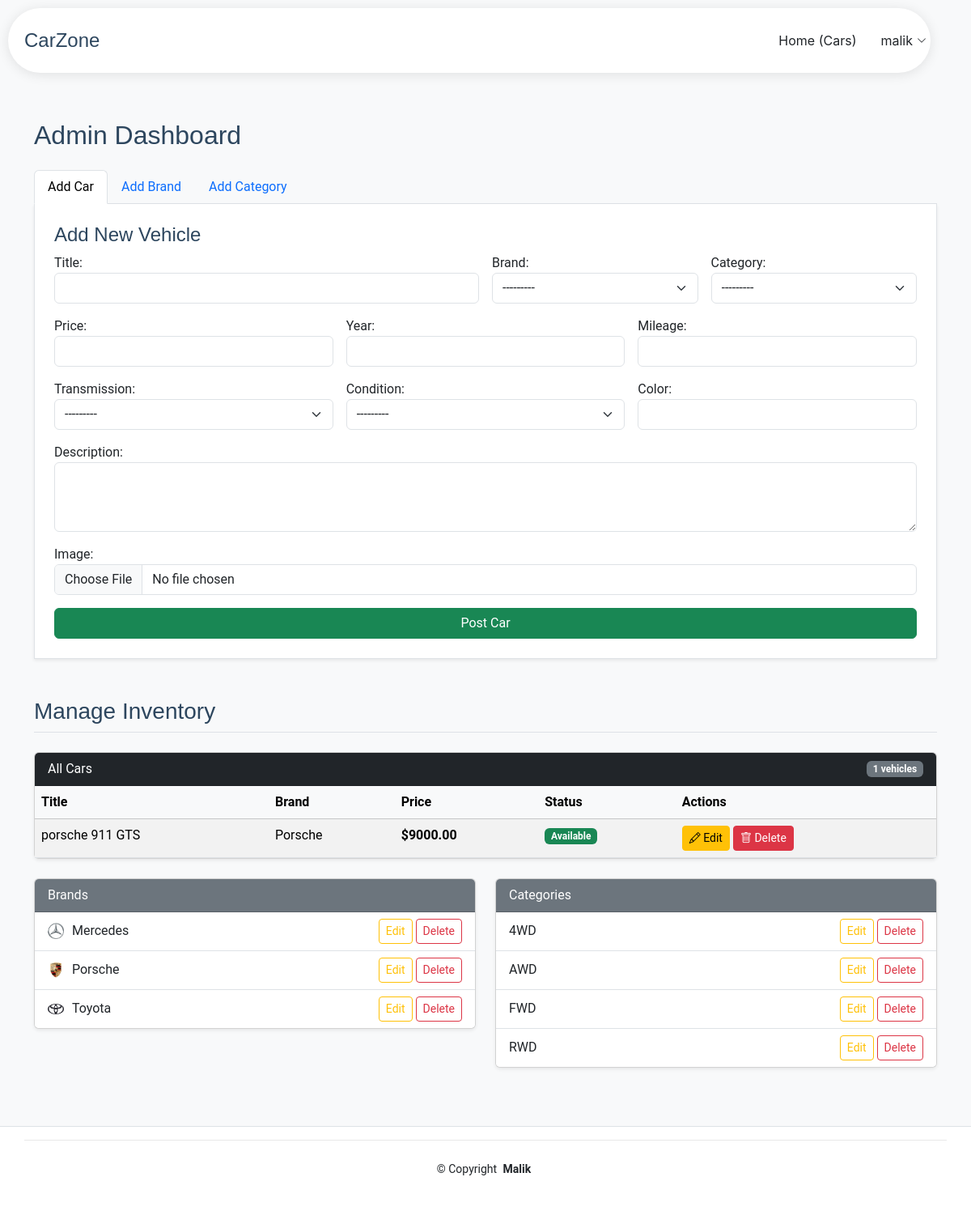
The page /dashboard/ (signed in) on the database its author committed.
### car/models.py (models this page shows, shortened)
class Car(models.Model):
    TRANSMISSION_CHOICES = (('Manual', 'Manual'), ('Automatic', 'Automatic'))
    CONDITION_CHOICES = (('New', 'New'), ('Used', 'Used'))
    title = models.CharField(max_length=200)
    brand = models.ForeignKey(Brand, on_delete=models.CASCADE)
    category = models.ForeignKey(Category, on_delete=models.SET_NULL, null=True)
    seller = models.ForeignKey(User, on_delete=models.CASCADE)
    price = models.DecimalField(max_digits=10, decimal_places=2)
    year = models.IntegerField()
    mileage = models.IntegerField()
    color = models.CharField(max_length=50)
    transmission = models.CharField(max_length=20, choices=TRANSMISSION_CHOICES)
    condition = models.CharField(max_length=20, choices=CONDITION_CHOICES)
    image = models.ImageField(upload_to='cars/')
    description = models.TextField()
    is_available = models.BooleanField(default=True)
    created_at = models.DateTimeField(auto_now_add=True)

class Brand(models.Model):
    name = models.CharField(max_length=100)
    logo = models.ImageField(upload_to='brands/', blank=True)
    def __str__(self):
        return self.name

class Category(models.Model):
    name = models.CharField(max_length=50)
    def __str__(self):
        return self.name

### car/views.py (the view, shortened to what this page needs)
# urls.py: path('dashboard/', DashboardView.as_view(), name='dashboard'),
class DashboardView(LoginRequiredMixin, UserPassesTestMixin, View):
    template_name = 'car/dashboard.html'
    login_url = 'login'
    def test_func(self):
        return self.request.user.is_staff
    def get(self, request):
        context = {
            'car_form': CarForm(),
            'brand_form': BrandForm(),
            'category_form': CategoryForm(),
            'cars': Car.objects.all().order_by('-id'),
            'brands': Brand.objects.all().order_by('name'),
            'categories': Category.objects.all().order_by('name'),
        }
        return render(request, self.template_name, context)

### car/forms.py
class CarForm(forms.ModelForm):
    class Meta:
        model = Car
        exclude = ['seller', 'is_available', 'created_at']
        widgets = {
            'title': forms.TextInput(attrs={'class': 'form-control'}),
            'brand': forms.Select(attrs={'class': 'form-select'}),
            'category': forms.Select(attrs={'class': 'form-select'}),
            'price': forms.NumberInput(attrs={'class': 'form-control'}),
            'year': forms.NumberInput(attrs={'class': 'form-control'}),
            'mileage': forms.NumberInput(attrs={'class': 'form-control'}),
            'color': forms.TextInput(attrs={'class': 'form-control'}),
            'transmission': forms.Select(attrs={'class': 'form-select'}),
            'condition': forms.Select(attrs={'class': 'form-select'}),
            'description': forms.Textarea(attrs={'class': 'form-control', 'rows': 3}),
            'image': forms.FileInput(attrs={'class': 'form-control'}),
        }

class BrandForm(forms.ModelForm):
    class Meta:
        model = Brand
        fields = ['name', 'logo']
        widgets = {
            'name': forms.TextInput(attrs={'class': 'form-control', 'placeholder': 'Brand Name'}),
            'logo': forms.FileInput(attrs={'class': 'form-control'}),
        }

### car/templates/car/dashboard.html (shortened to what this page needs)
{% extends 'base.html' %}
{% block content %}
<div class="container mt-5 mb-5">
    <h2 class="mb-4">Admin Dashboard</h2>
    <ul class="nav nav-tabs" id="myTab" role="tablist">
        <li class="nav-item" role="presentation">
            <button class="nav-link active" id="car-tab" data-bs-toggle="tab" data-bs-target="#add-car" type="button">Add Car</button>
        </li>
        <li class="nav-item" role="presentation">
            <button class="nav-link" id="brand-tab" data-bs-toggle="tab" data-bs-target="#add-brand" type="button">Add Brand</button>
        </li>
        <li class="nav-item" role="presentation">
            <button class="nav-link" id="cat-tab" data-bs-toggle="tab" data-bs-target="#add-cat" type="button">Add Category</button>
        </li>
    </ul>
    <div class="tab-content p-4 border border-top-0 bg-white shadow-sm mb-5" id="myTabContent">
        <div class="tab-pane fade show active" id="add-car">
            <h4>Add New Vehicle</h4>
            <form method="POST" enctype="multipart/form-data">
                <div class="row g-3">
                    <div class="col-md-6">{{ car_form.title.label_tag }} {{ car_form.title }}</div>
                    <div class="col-md-3">{{ car_form.brand.label_tag }} {{ car_form.brand }}</div>
                    <div class="col-md-3">{{ car_form.category.label_tag }} {{ car_form.category }}</div>
                    <div class="col-md-4">{{ car_form.price.label_tag }} {{ car_form.price }}</div>
                    <div class="col-md-4">{{ car_form.year.label_tag }} {{ car_form.year }}</div>
                    <div class="col-md-4">{{ car_form.mileage.label_tag }} {{ car_form.mileage }}</div>
                    <div class="col-md-4">{{ car_form.transmission.label_tag }} {{ car_form.transmission }}</div>
                    <div class="col-md-4">{{ car_form.condition.label_tag }} {{ car_form.condition }}</div>
                    <div class="col-md-4">{{ car_form.color.label_tag }} {{ car_form.color }}</div>
                    <div class="col-12">{{ car_form.description.label_tag }} {{ car_form.description }}</div>
                    <div class="col-12">{{ car_form.image.label_tag }} {{ car_form.image }}</div>
                    <div class="col-12 mt-3">
                        <button type="submit" name="btn_add_car" class="btn btn-success w-100">Post Car</button>
                    </div>
                </div>
            </form>
        </div>
    </div>
    <div class="mt-5">
        <h3 class="border-bottom pb-2 mb-4">Manage Inventory</h3>
        <div class="row">
            <div class="col-12 mb-4">
                <div class="card shadow-sm">
                    <div class="card-header bg-dark text-white d-flex justify-content-between align-items-center">
                        <span>All Cars</span>
                        <span class="badge bg-secondary">{{ cars.count }} vehicles</span>
                    </div>
                    <div class="card-body p-0">
                        <div class="table-responsive">
                            <table class="table table-striped table-hover mb-0">
                                <thead class="table-light">
                                    <tr>
                                        <th>Title</th>
                                        <th>Brand</th>
                                        <th>Price</th>
                                        <th>Status</th>
                                        <th>Actions</th>
                                    </tr>
                                </thead>
                                <tbody>
                                    {% for car in cars %}
                                    <tr>
                                        <td>{{ car.title }}</td>
                                        <td>{{ car.brand.name }}</td>
                                        <td class="fw-bold">${{ car.price }}</td>
                                        <td>
                                            {% if car.is_available %}
                                                <span class="badge bg-success">Available</span>
                                            {% else %}
                                                <span class="badge bg-danger">Sold</span>
                                            {% endif %}
                                        </td>
                                        <td>
                                            <a href="{% url 'update_car' car.pk %}" class="btn btn-sm btn-warning"><i class="bi bi-pencil"></i> Edit</a>
                                            <a href="{% url 'delete_car' car.pk %}" class="btn btn-sm btn-danger"><i class="bi bi-trash"></i> Delete</a>
                                        </td>
                                    </tr>
                                    {% empty %}
                                    <tr>
                                        <td colspan="5" class="text-center text-muted">No cars added yet.</td>
                                    </tr>
                                    {% endfor %}
                                </tbody>
                            </table>
                        </div>
                    </div>
                </div>
            </div>
            <div class="col-md-6 mb-4">
                <div class="card shadow-sm">
                    <div class="card-header bg-secondary text-white">Brands</div>
                    <ul class="list-group list-group-flush">
                        {% for brand in brands %}
                        <li class="list-group-item d-flex justify-content-between align-items-center">
                            <div class="d-flex align-items-center">
                                {% if brand.logo %}
                                    <img src="{{ brand.logo.url }}" alt="logo" style="width: 20px; height: 20px; margin-right: 10px; object-fit: contain;">
                                {% endif %}
                                {{ brand.name }}
                            </div>
                            <div>
                                <a href="{% url 'update_brand' brand.pk %}" class="btn btn-sm btn-outline-warning">Edit</a>
                                <a href="{% url 'delete_brand' brand.pk %}" class="btn btn-sm btn-outline-danger">Delete</a>
                            </div>
                        </li>
                        {% empty %}
                        <li class="list-group-item text-muted">No brands yet.</li>
                        {% endfor %}
                    </ul>
                </div>
            </div>
            <div class="col-md-6 mb-4">
                <div class="card shadow-sm">
                    <div class="card-header bg-secondary text-white">Categories</div>
                    <ul class="list-group list-group-flush">
                        {% for cat in categories %}
                        <li class="list-group-item d-flex justify-content-between align-items-center">
                            {{ cat.name }}
                            <div>
                                <a href="{% url 'update_category' cat.pk %}" class="btn btn-sm btn-outline-warning">Edit</a>
                                <a href="{% url 'delete_category' cat.pk %}" class="btn btn-sm btn-outline-danger">Delete</a>
                            </div>
                        </li>
                        {% empty %}
                        <li class="list-group-item text-muted">No categories yet.</li>
                        {% endfor %}
                    </ul>
                </div>
            </div>
        </div>
    </div>
</div>
{% endblock %}

### car/templates/navbar.html (shortened to what this page needs)
<nav id="navmenu" class="navmenu">
    <ul>
      <li><a href="{% url 'home' %}">Home (Cars)</a></li>
      {% if user.is_authenticated %}
        <li class="dropdown"><a href="#"><span>{{ user.username }}</span> <i class="bi bi-chevron-down toggle-dropdown"></i></a>
        </li>
      {% else %}
        <li><a href="{% url 'login' %}">Login</a></li>
      {% endif %}
    </ul>
</nav>

### car/static/assets/css/main.css (style rules this page uses)
:root { --default-font: "Roboto", system-ui, -apple-system, "Segoe UI", Roboto, "Helvetica Neue", Arial, "Noto Sans", "Liberation Sans", sans-serif, "Apple Color Emoji", "Segoe UI Emoji", "Segoe UI Symbol", "Noto Color Emoji"; --heading-font: "Nunito", sans-serif; --nav-font: "Inter", sans-serif; }
:root { --background-color: #ffffff; --default-color: #212529; --heading-color: #2d465e; --accent-color: #0d83fd; --surface-color: #ffffff; --contrast-color: #ffffff; }
:root { --nav-color: #212529; --nav-hover-color: #0d83fd; --nav-mobile-background-color: #ffffff; --nav-dropdown-background-color: #ffffff; --nav-dropdown-color: #212529; --nav-dropdown-hover-color: #0d83fd; }
:root { scroll-behavior: smooth; }
body { color: var(--default-color); background-color: var(--background-color); font-family: var(--default-font); }
a { color: var(--accent-color); text-decoration: none; transition: 0.3s; }
h1, h2, h3, h4, h5, h6 { color: var(--heading-color); font-family: var(--heading-font); }
@media (max-width: 1200px) { .header .navmenu { order: 3; } }
@media (min-width: 1200px) { .navmenu { padding: 0; } }
@media (min-width: 1200px) { .navmenu ul { margin: 0; padding: 0; display: flex; list-style: none; align-items: center; } }
@media (min-width: 1200px) { .navmenu li { position: relative; } }
@media (min-width: 1200px) { .navmenu a, .navmenu a:focus { color: var(--nav-color); padding: 18px 15px; font-size: 16px; font-family: var(--nav-font); font-weight: 400; display: flex; align-items: center; justify-content: space-between; white-space: nowrap; transition: 0.3s; } }
@media (min-width: 1200px) { .navmenu a i, .navmenu a:focus i { font-size: 12px; line-height: 0; margin-left: 5px; transition: 0.3s; } }
@media (min-width: 1200px) { .navmenu li:last-child a { padding-right: 0; } }

### rows shown on the page
Car: title "porsche 911 GTS", brand.name "Porsche", price "9000.00", is_available "Available"
Brand: logo (picture), name "Mercedes"
Brand: logo (picture), name "Porsche"
Brand: logo (picture), name "Toyota"
Category: name "4WD"
Category: name "AWD"
Category: name "FWD"
Category: name "RWD"

### other values the page prints
{{ user.username }} "malik"
{{ car_form.title.label_tag }} "Title:"
{{ car_form.brand.label_tag }} "Brand:"
{{ car_form.category.label_tag }} "Category:"
{{ car_form.price.label_tag }} "Price:"
{{ car_form.year.label_tag }} "Year:"
{{ car_form.mileage.label_tag }} "Mileage:"
{{ car_form.transmission.label_tag }} "Transmission:"
{{ car_form.condition.label_tag }} "Condition:"
{{ car_form.color.label_tag }} "Color:"
{{ car_form.description.label_tag }} "Description:"
{{ car_form.image.label_tag }} "Image:"
{{ cars.count }} "1"
